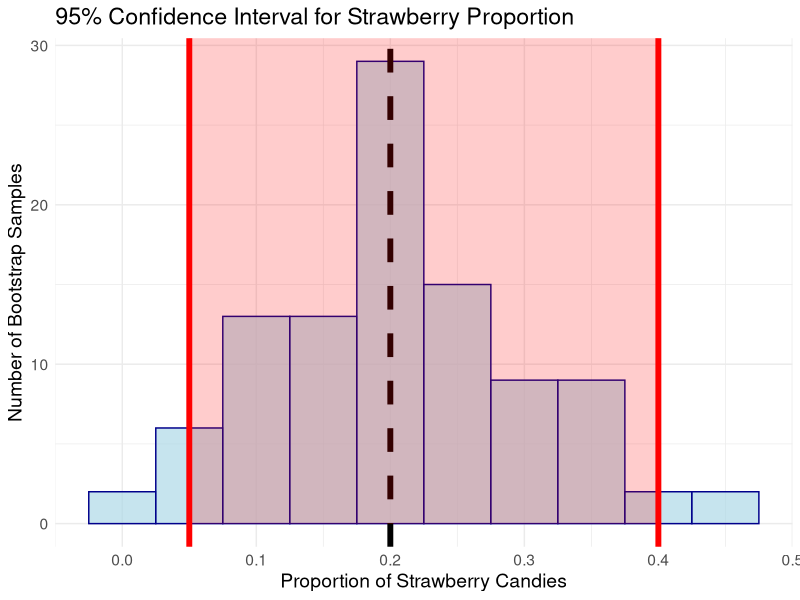
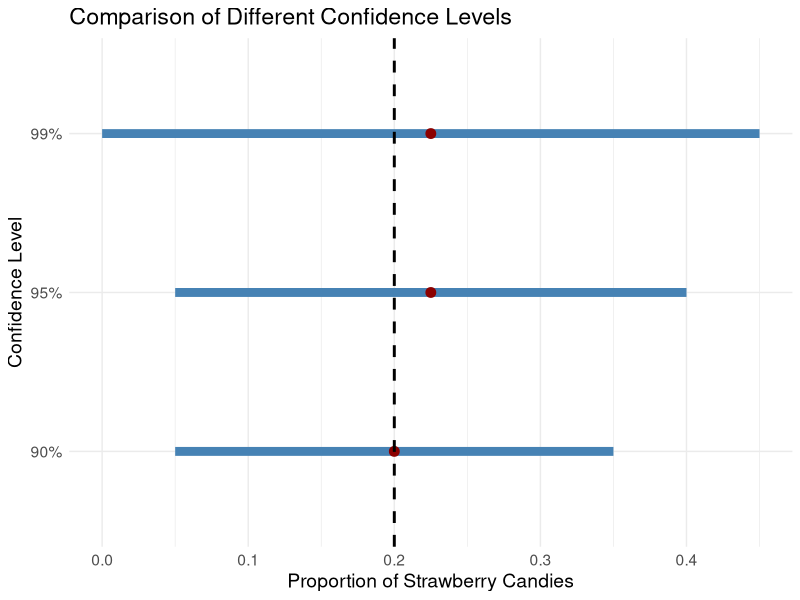

Recreate these plots in R, in order.
# 🔮 Day 4 - Spell 6: Building Confidence Intervals

# Let's learn how to build confidence intervals - our measure of uncertainty!
# This tells us how confident we are about our estimates

########################################################
# 🎈 Activity: Prepare Our Bootstrap Data
########################################################

# We'll use the bootstrap results from Spell 5
# If you don't have them, run Spell 5 first, or create quick bootstrap:

if (!exists("bootstrap_proportions")) {
  print("Creating bootstrap data for you...")
  
  # Quick setup (replace with your actual values if needed)
  total_candies <- 50
  strawberry_candies <- 20
  strawberry_proportion <- strawberry_candies / total_candies
  
  # Create sample and bootstrap
  set.seed(789)
  population <- rep(c("strawberry", "other"), 
                   times = c(strawberry_candies, total_candies - strawberry_candies))
  my_sample <- sample(population, 20, replace = FALSE)
  my_sample_proportion <- sum(my_sample == "strawberry") / 20
  
  # Generate bootstrap samples
  bootstrap_proportions <- c()
  for(i in 1:100) {
    bootstrap_sample <- sample(my_sample, 20, replace = TRUE)
    proportion <- sum(bootstrap_sample == "strawberry") / 20
    bootstrap_proportions[i] <- proportion
  }
}

print(paste("Using", length(bootstrap_proportions), "bootstrap samples"))

########################################################
# 🔮 Magic Spell: 95% Confidence Interval
########################################################

# 💡 What is a 95% Confidence Interval?
# Imagine we built 100 confidence intervals from 100 different samples
# About 95 of them would contain the true population value!

# Calculate the 95% confidence interval
ci_95_lower <- quantile(bootstrap_proportions, 0.025)  # Bottom 2.5%
ci_95_upper <- quantile(bootstrap_proportions, 0.975)  # Top 97.5%

print("=== 95% CONFIDENCE INTERVAL ===")
print(paste("Lower bound:", round(ci_95_lower, 3)))
print(paste("Upper bound:", round(ci_95_upper, 3)))
print(paste("We are 95% confident the true proportion is between", 
           round(ci_95_lower, 3), "and", round(ci_95_upper, 3)))

# Width of the interval
ci_width <- ci_95_upper - ci_95_lower
print(paste("Interval width:", round(ci_width, 3)))

########################################################
# 🔮 Magic Spell: Visualize the Confidence Interval
########################################################

library(ggplot2)

# Create the bootstrap histogram with confidence interval
bootstrap_data <- data.frame(proportions = bootstrap_proportions)

ggplot(bootstrap_data, aes(x = proportions)) +
  geom_histogram(bins = 10, fill = "lightblue", color = "darkblue", alpha = 0.7) +
  # Add confidence interval bounds
  geom_vline(xintercept = ci_95_lower, color = "red", size = 2) +
  geom_vline(xintercept = ci_95_upper, color = "red", size = 2) +
  # Add original sample proportion
  geom_vline(xintercept = my_sample_proportion, color = "black", size = 2, linetype = "dashed") +
  # Shade the confidence interval region
  geom_ribbon(data = data.frame(x = c(ci_95_lower, ci_95_upper)), 
              aes(x = x, ymin = 0, ymax = Inf), 
              alpha = 0.2, fill = "red", inherit.aes = FALSE) +
  labs(title = "95% Confidence Interval for Strawberry Proportion",
       x = "Proportion of Strawberry Candies",
       y = "Number of Bootstrap Samples") +
  theme_minimal() +
  theme(text = element_text(size = 14))

print("In the graph:")
print("🔴 Red lines = 95% confidence interval bounds")
print("⚫ Black dashed = Our original sample proportion")
print("🟦 Shaded area = Our confidence interval region")

########################################################
# ✨ Challenge: Different Confidence Levels!
########################################################

# Let's try different confidence levels
print("\n=== DIFFERENT CONFIDENCE LEVELS ===")

# 90% Confidence Interval (narrower)
ci_90_lower <- quantile(bootstrap_proportions, 0.05)   # Bottom 5%
ci_90_upper <- quantile(bootstrap_proportions, 0.95)   # Top 5%

# 99% Confidence Interval (wider)
ci_99_lower <- quantile(bootstrap_proportions, 0.005)  # Bottom 0.5%
ci_99_upper <- quantile(bootstrap_proportions, 0.995)  # Top 0.5%

print("Confidence Intervals Comparison:")
print(paste("90% CI: [", round(ci_90_lower, 3), ",", round(ci_90_upper, 3), "]"))
print(paste("95% CI: [", round(ci_95_lower, 3), ",", round(ci_95_upper, 3), "]"))
print(paste("99% CI: [", round(ci_99_lower, 3), ",", round(ci_99_upper, 3), "]"))

# Calculate widths
width_90 <- ci_90_upper - ci_90_lower
width_95 <- ci_95_upper - ci_95_lower
width_99 <- ci_99_upper - ci_99_lower

print("\nInterval Widths:")
print(paste("90% CI width:", round(width_90, 3)))
print(paste("95% CI width:", round(width_95, 3)))
print(paste("99% CI width:", round(width_99, 3)))

print("\n💡 Pattern: Higher confidence = Wider interval!")

########################################################
# 🔮 Magic Spell: Visual Comparison of Confidence Levels
########################################################

# Create a comparison plot
conf_levels <- data.frame(
  level = c("90%", "95%", "99%"),
  lower = c(ci_90_lower, ci_95_lower, ci_99_lower),
  upper = c(ci_90_upper, ci_95_upper, ci_99_upper),
  midpoint = c((ci_90_lower + ci_90_upper)/2, 
               (ci_95_lower + ci_95_upper)/2,
               (ci_99_lower + ci_99_upper)/2)
)

ggplot(conf_levels, aes(y = level)) +
  geom_segment(aes(x = lower, xend = upper, yend = level), 
               size = 3, color = "steelblue") +
  geom_point(aes(x = midpoint), size = 3, color = "darkred") +
  geom_vline(xintercept = my_sample_proportion, 
             linetype = "dashed", color = "black", size = 1) +
  labs(title = "Comparison of Different Confidence Levels",
       x = "Proportion of Strawberry Candies",
       y = "Confidence Level") +
  theme_minimal() +
  theme(text = element_text(size = 14))

########################################################
# 🔮 Magic Spell: Check if We "Captured" the Truth
########################################################

# If we know the true population proportion, let's check our intervals!
if (exists("strawberry_proportion")) {
  print("\n=== TRUTH CHECK ===")
  print(paste("True population proportion:", round(strawberry_proportion, 3)))
  
  # Check each confidence level
  truth_in_90 <- (strawberry_proportion >= ci_90_lower) & (strawberry_proportion <= ci_90_upper)
  truth_in_95 <- (strawberry_proportion >= ci_95_lower) & (strawberry_proportion <= ci_95_upper)
  truth_in_99 <- (strawberry_proportion >= ci_99_lower) & (strawberry_proportion <= ci_99_upper)
  
  print("Does each CI contain the true value?")
  print(paste("90% CI contains truth:", truth_in_90))
  print(paste("95% CI contains truth:", truth_in_95))
  print(paste("99% CI contains truth:", truth_in_99))
  
  if (truth_in_95) {
    print("✅ Our 95% CI successfully captured the truth!")
  } else {
    print("❌ Our 95% CI missed the truth (this happens ~5% of the time)")
  }
}

########################################################
# ✨ Super Challenge: Margin of Error
########################################################

# Calculate margin of error for 95% CI
margin_of_error <- (ci_95_upper - ci_95_lower) / 2
print(paste("\n=== MARGIN OF ERROR ==="))
print(paste("95% CI Margin of Error:", round(margin_of_error, 3)))

# Express as percentage
margin_percentage <- margin_of_error * 100
print(paste("That's about ±", round(margin_percentage, 1), "percentage points"))

# Sample estimate ± margin of error
print(paste("We can say: proportion =", round(my_sample_proportion, 3), 
           "±", round(margin_of_error, 3)))

########################################################
# 💡 Confidence Interval Interpretation Guide
########################################################

print("\n=== HOW TO INTERPRET CONFIDENCE INTERVALS ===")
print("✅ CORRECT: 'We are 95% confident the true proportion is between X and Y'")
print("✅ CORRECT: 'If we repeated this study 100 times, about 95 CIs would contain the truth'")
print("❌ WRONG: 'There's a 95% chance the true value is in this interval'")
print("❌ WRONG: 'The true value changes - sometimes it's in the interval, sometimes not'")

print("\n💡 Key Points:")
print("🎯 The confidence is about our METHOD, not any single interval")
print("📏 Wider intervals = more confident but less precise")
print("📊 Narrower intervals = less confident but more precise")
print("🔄 The true value is fixed; our interval either catches it or doesn't")

########################################################
# 💡 Real-World Applications
########################################################

print("\n=== REAL-WORLD USES ===")
print("🗳️ Election polls: 'Candidate A has 52% ± 3% support'")
print("💊 Medical trials: 'Treatment works for 85% ± 5% of patients'")
print("📊 Quality control: 'Defect rate is 2% ± 1%'")
print("🌡️ Climate science: 'Temperature will rise 1.5° ± 0.5°C'")
print("🎮 Gaming: 'Win rate is 68% ± 4%'")

print("\nMasterful work building confidence intervals! 🍬📊🎯")

########################################################
# 💡 Summary of Your Results
########################################################

print("\n=== YOUR FINAL RESULTS SUMMARY ===")
print(paste("Original sample proportion:", round(my_sample_proportion, 3)))
print(paste("95% Confidence Interval: [", round(ci_95_lower, 3), ",", round(ci_95_upper, 3), "]"))
print(paste("Margin of Error: ±", round(margin_of_error, 3)))
print("Interpretation: We are 95% confident the true strawberry proportion")
print(paste("is between", round(ci_95_lower, 3), "and", round(ci_95_upper, 3)))

print("\nCongratulations! You've mastered confidence intervals! 🎉🔮✨")